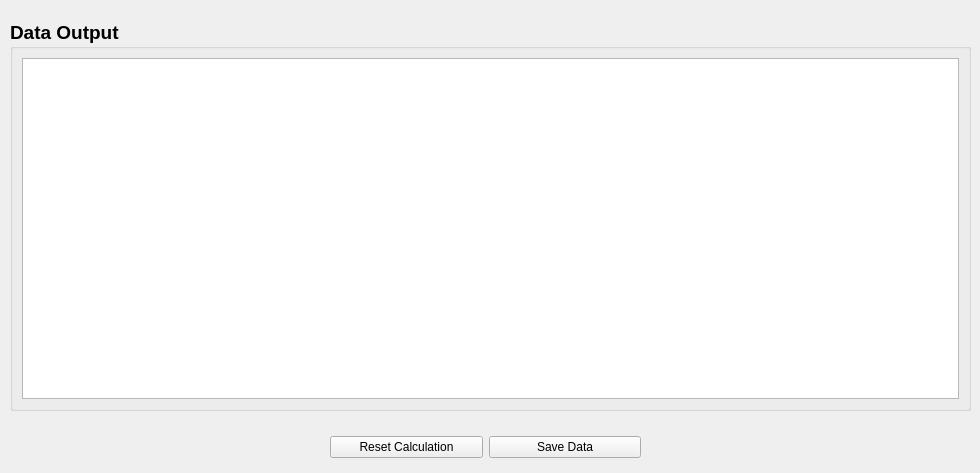
           <widget class="QWidget" name="tabData">
            <attribute name="title">
             <string>Data</string>
            </attribute>
            <widget class="QGroupBox" name="gbx_output">
             <property name="geometry">
              <rect>
               <x>10</x>
               <y>20</y>
               <width>961</width>
               <height>391</height>
              </rect>
             </property>
             <property name="minimumSize">
              <size>
               <width>0</width>
               <height>0</height>
              </size>
             </property>
             <property name="maximumSize">
              <size>
               <width>16777215</width>
               <height>450</height>
              </size>
             </property>
             <property name="font">
              <font>
               <family>Tahoma</family>
               <pointsize>14</pointsize>
               <bold>true</bold>
              </font>
             </property>
             <property name="toolTip">
              <string>Display the calculation data in tables</string>
             </property>
             <property name="statusTip">
              <string>Display the calculation data in tables</string>
             </property>
             <property name="title">
              <string>Data Output</string>
             </property>
             <layout class="QGridLayout" name="gridLayout_3">
              <item row="0" column="0">
               <layout class="QHBoxLayout" name="hbx_data">
                <item>
                 <widget class="QTableWidget" name="tableWidget_analyzeData">
                  <property name="font">
                   <font>
                    <family>Ubuntu</family>
                    <pointsize>11</pointsize>
                    <bold>false</bold>
                   </font>
                  </property>
                 </widget>
                </item>
               </layout>
              </item>
             </layout>
            </widget>
            <widget class="QWidget" name="layoutWidget_6">
             <property name="geometry">
              <rect>
               <x>330</x>
               <y>430</y>
               <width>311</width>
               <height>34</height>
              </rect>
             </property>
             <layout class="QHBoxLayout" name="horizontalLayout_13">
              <item>
               <widget class="QPushButton" name="btn_reset_analyzeData">
                <property name="styleSheet">
                 <string notr="true">background-color: qlineargradient(x1: 0, y1: 0, x2: 0, y2: 1,
                                      stop: 0 #f6f7fa, stop: 1 #dadbde);

font: 12pt bold &quot;Arial&quot;;</string>
                </property>
                <property name="text">
                 <string>Reset Calculation</string>
                </property>
                <property name="icon">
                 <iconset resource="plunger_ico.qrc">
                  <normaloff>:/plunger/icons/Reset.png</normaloff>:/plunger/icons/Reset.png</iconset>
                </property>
                <property name="iconSize">
                 <size>
                  <width>24</width>
                  <height>24</height>
                 </size>
                </property>
               </widget>
              </item>
              <item>
               <widget class="QPushButton" name="btn_save_analyzeData">
                <property name="styleSheet">
                 <string notr="true">background-color: qlineargradient(x1: 0, y1: 0, x2: 0, y2: 1,
                                      stop: 0 #f6f7fa, stop: 1 #dadbde);

font: 12pt bold &quot;Arial&quot;;</string>
                </property>
                <property name="text">
                 <string>Save Data</string>
                </property>
                <property name="icon">
                 <iconset resource="plunger_ico.qrc">
                  <normaloff>:/plunger/icons/save.png</normaloff>:/plunger/icons/save.png</iconset>
                </property>
                <property name="iconSize">
                 <size>
                  <width>24</width>
                  <height>24</height>
                 </size>
                </property>
               </widget>
              </item>
             </layout>
            </widget>
           </widget>
